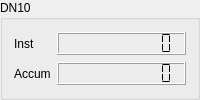
        <widget class="QGroupBox" name="gBox_StdDN10">
         <property name="title">
          <string>DN10</string>
         </property>
         <layout class="QGridLayout" name="gridLayout_17">
          <item row="0" column="0">
           <widget class="QLabel" name="label_44">
            <property name="sizePolicy">
             <sizepolicy hsizetype="Fixed" vsizetype="Preferred">
              <horstretch>0</horstretch>
              <verstretch>0</verstretch>
             </sizepolicy>
            </property>
            <property name="minimumSize">
             <size>
              <width>30</width>
              <height>20</height>
             </size>
            </property>
            <property name="text">
             <string>Inst</string>
            </property>
           </widget>
          </item>
          <item row="1" column="0">
           <widget class="QLabel" name="label_45">
            <property name="sizePolicy">
             <sizepolicy hsizetype="Fixed" vsizetype="Preferred">
              <horstretch>0</horstretch>
              <verstretch>0</verstretch>
             </sizepolicy>
            </property>
            <property name="minimumSize">
             <size>
              <width>30</width>
              <height>20</height>
             </size>
            </property>
            <property name="text">
             <string>Accum</string>
            </property>
           </widget>
          </item>
          <item row="1" column="1">
           <widget class="QLCDNumber" name="lcdAccumStdMeter_10">
            <property name="sizePolicy">
             <sizepolicy hsizetype="Preferred" vsizetype="Fixed">
              <horstretch>0</horstretch>
              <verstretch>0</verstretch>
             </sizepolicy>
            </property>
            <property name="minimumSize">
             <size>
              <width>40</width>
              <height>0</height>
             </size>
            </property>
            <property name="numDigits">
             <number>10</number>
            </property>
            <property name="segmentStyle">
             <enum>QLCDNumber::Flat</enum>
            </property>
           </widget>
          </item>
          <item row="0" column="1">
           <widget class="QLCDNumber" name="lcdInstStdMeter_10">
            <property name="sizePolicy">
             <sizepolicy hsizetype="Preferred" vsizetype="Fixed">
              <horstretch>0</horstretch>
              <verstretch>0</verstretch>
             </sizepolicy>
            </property>
            <property name="minimumSize">
             <size>
              <width>40</width>
              <height>0</height>
             </size>
            </property>
            <property name="numDigits">
             <number>10</number>
            </property>
            <property name="segmentStyle">
             <enum>QLCDNumber::Flat</enum>
            </property>
           </widget>
          </item>
         </layout>
        </widget>
